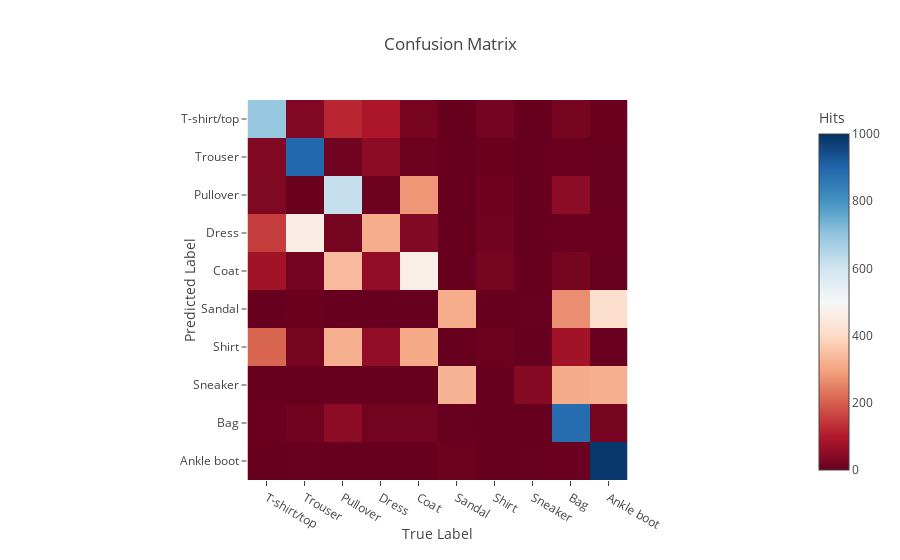

The notebook cell saved with this chart:
### Code cell
fig = px.imshow(
    model_2_cm,
    title='Confusion Matrix',
        labels=dict(
        x="True Label", 
        y="Predicted Label",
        color="Hits",
    ),
    x=[*CLASSES.values()],
    y=[*CLASSES.values()],
    template='none',
    aspect='equal',
    color_continuous_scale='RdBu',
    zmin=0, 
    zmax=1000,
)
fig.show()

"""
The confusion matrix shows an improved 'learning' across classes.
When compared to the vanilla model more classes are predicted correctly.
""";

### Figure 1 — Plotly figure (JSON) as saved in the notebook; plotly's stock layout.template omitted (floating-point values rounded to 4 significant figures)
{"data": [{"coloraxis": "coloraxis", "hovertemplate": "True Label: %{x}<br>Predicted Label: %{y}<br>Hits: %{z}<extra></extra>", "name": "0", "type": "heatmap", "x": ["T-shirt/top", "Trouser", "Pullover", "Dress", "Coat", "Sandal", "Shirt", "Sneaker", "Bag", "Ankle boot"], "xaxis": "x", "y": ["T-shirt/top", "Trouser", "Pullover", "Dress", "Coat", "Sandal", "Shirt", "Sneaker", "Bag", "Ankle boot"], "yaxis": "y", "z": [[692, 33, 120, 93, 21, 0, 17, 0, 20, 4], [34, 893, 11, 50, 6, 0, 3, 0, 2, 1], [32, 3, 618, 8, 279, 0, 9, 0, 50, 1], [151, 464, 19, 315, 36, 0, 11, 0, 2, 2], [78, 17, 339, 57, 469, 0, 20, 0, 19, 1], [0, 4, 0, 0, 0, 314, 0, 1, 267, 414], [208, 21, 318, 57, 307, 0, 8, 0, 79, 2], [0, 0, 0, 0, 0, 326, 0, 42, 313, 319], [2, 12, 50, 14, 14, 1, 0, 0, 884, 23], [0, 1, 0, 0, 0, 7, 0, 1, 5, 986]]}], "layout": {"coloraxis": {"cmax": 1000, "cmin": 0, "colorbar": {"title": {"text": "Hits"}}, "colorscale": [[0, "rgb(103,0,31)"], [0.1, "rgb(178,24,43)"], [0.2, "rgb(214,96,77)"], [0.3, "rgb(244,165,130)"], [0.4, "rgb(253,219,199)"], [0.5, "rgb(247,247,247)"], [0.6, "rgb(209,229,240)"], [0.7, "rgb(146,197,222)"], [0.8, "rgb(67,147,195)"], [0.9, "rgb(33,102,172)"], [1, "rgb(5,48,97)"]]}, "title": {"text": "Confusion Matrix"}, "xaxis": {"anchor": "y", "constrain": "domain", "domain": [0, 1], "scaleanchor": "y", "title": {"text": "True Label"}}, "yaxis": {"anchor": "x", "autorange": "reversed", "constrain": "domain", "domain": [0, 1], "title": {"text": "Predicted Label"}}}}
